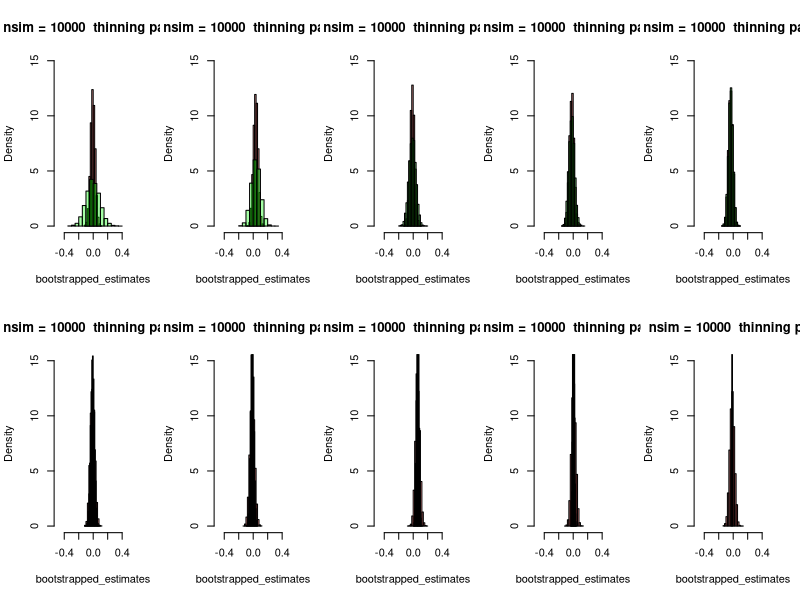

Here is the R script that generated this plot:
normal_thinning <- function(thinning_param = 0.5, N = 100, B = 10000) {
  population <- rnorm(N)
  bootstrapped_estimates <- c()
  thinned_estimates <- c()
  for (b in 1:B) {
    s <- sample(population, N, replace = TRUE)
    bootstrapped_estimates <- c(bootstrapped_estimates, mean(s))
    
    rand <- runif(N,0,1)
    thinned <- population[which(rand < thinning_param)]
    thinned_estimates <- c(thinned_estimates, mean(thinned))
  }
  
  c1 <- rgb(255,0,0,max = 255, alpha = 90, names = "lt.blue")
  c2 <- rgb(0,255,0, max = 255, alpha = 90, names = "lt.pink")
  
  boot_hist <- hist(bootstrapped_estimates, plot = FALSE)
  thin_hist <- hist(thinned_estimates, plot = FALSE)
  plot(boot_hist, col = c1, xlim=c(-0.5,0.5), ylim=c(0,15), freq=FALSE, main=paste("N =", N, " nsim =", B, " thinning parameter =", thinning_param))
  plot(thin_hist, col = c2, add=TRUE, xlim=c(-0.5,0.5), ylim=c(0,20), freq=FALSE)
  # legend(-1, 6, legend=c("bootstrapped", "thinned"),
         # col=c(c1,c2), lty=1)
}

par(mfrow = c(2, 5))
for (param in seq(0.1,1,0.1)) {
  normal_thinning(thinning_param = param, N=1000)
}
